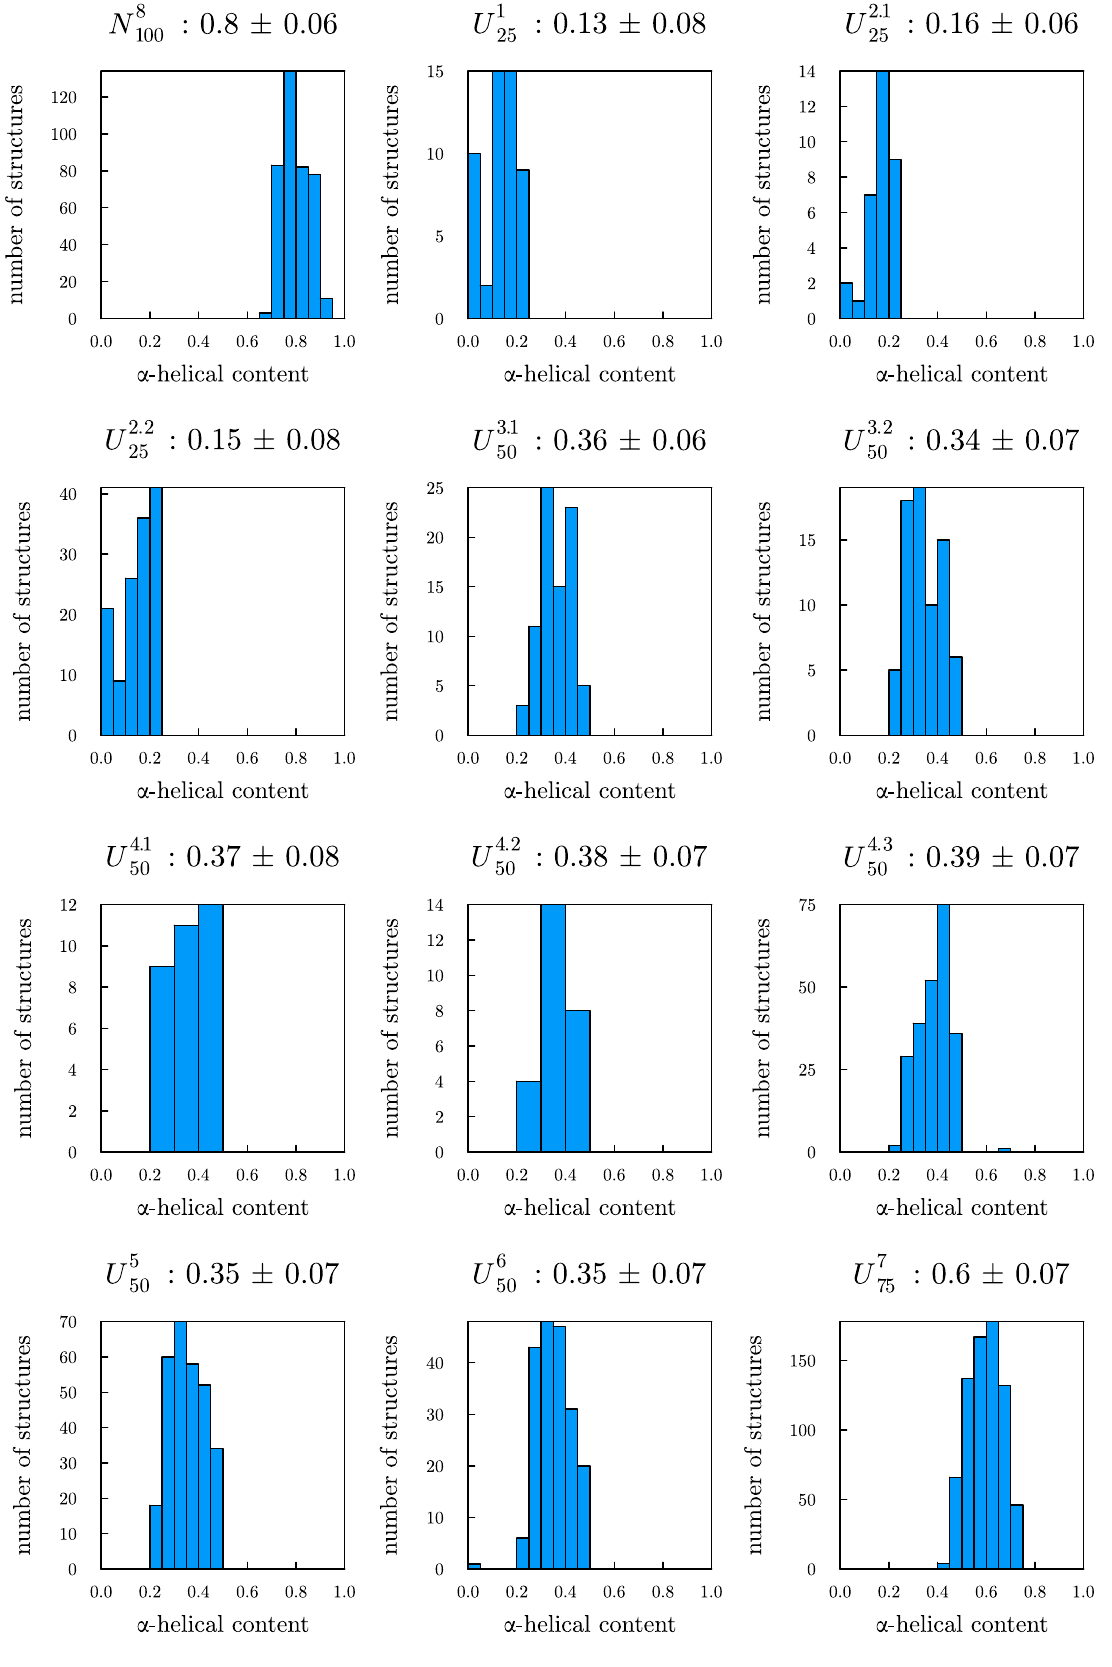

This figure's Julia source:
#
# Script originally developed with Julia 1.9.3
#
# For exact reproducibility:
# Install Julia with juliaup: https://github.com/JuliaLang/juliaup#readme
# Install the 1.9.3 version of Julia with: juliaup add 1.9.3
# Run with: julia +1.9.3 helix_distribution.jl
#
import Pkg
Pkg.activate(".")
Pkg.instantiate()

using Plots
using Statistics
using DelimitedFiles
using LaTeXStrings

@views function plot_distributions(;save=false)
    ensemble_files = sort(filter(file -> occursin(r"h_.+dat", file), readdir()))
    hmatrix = readdlm("../hmatrix.txt")
    default(
        fontfamily="Computer Modern"
    )
    plt = plot(layout=(4, 3))
    labels = [
        L"N_{100}^8",
        L"U_{25}^1",
        L"U_{25}^{2.1}",
        L"U_{25}^{2.2}",
        L"U_{50}^{3.1}",
        L"U_{50}^{3.2}",
        L"U_{50}^{4.1}",
        L"U_{50}^{4.2}",
        L"U_{50}^{4.3}",
        L"U_{50}^{5}",
        L"U_{50}^{6}",
        L"U_{75}^{7}",
    ]
    for (ifile, file) in enumerate(ensemble_files)
        structures = vec(readdlm(file, Int))
        helix_i = mean(hmatrix[structures, 10:19], dims=2)
        helix_ii = mean(hmatrix[structures, 25:37], dims=2)
        helix_iii = mean(hmatrix[structures, 42:56], dims=2)
        helix_avg = (helix_i + helix_ii + helix_iii) / 3
        avg = mean(helix_avg)
        standard_deviation = std(helix_avg)
        println("$(file[3:end-4]) : Mean helicity: $(round(avg, digits=2)) ± $(round(standard_deviation, digits=2))")
        histogram!(plt, helix_avg, subplot=ifile,
            legend=nothing,
            title="$(labels[ifile]) : $(round(avg, digits=2)) ± $(round(standard_deviation, digits=2))",
            xlims=(0, 1),
        )
    end
    plot!(
        size=(800,1200),
        framestyle=:box,
        grid=:false,
        margin=0.3Plots.Measures.cm,
        leftmargin=0.5Plots.Measures.cm,
        xlabel="α-helical content",
        ylabel="number of structures"
    )
    save && savefig("helix_distribution.pdf")
    return plt
end

!isinteractive() && plot_distributions(;save=true)



